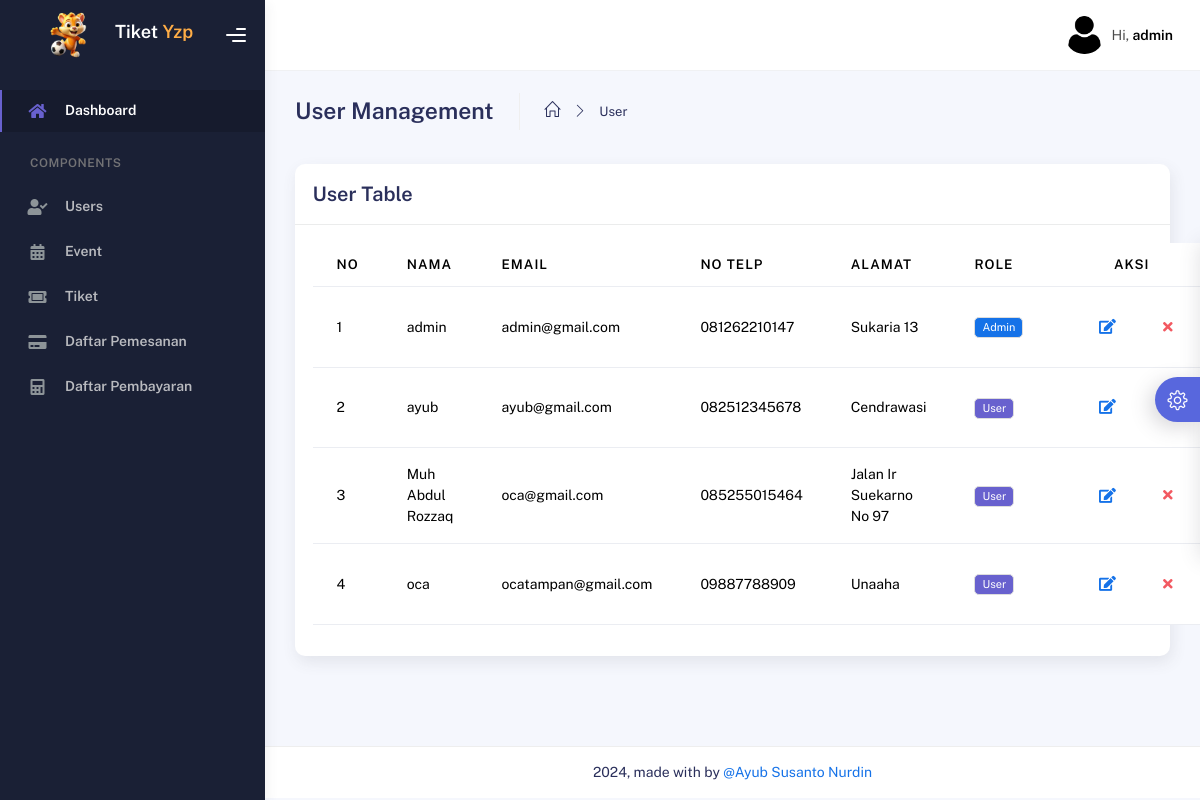
The page /admin/daftarUsers.php (signed in) on the database its author committed.
### tables this page shows
CREATE TABLE `tb_user` (
  `id_user` int NOT NULL,
  `nama` varchar(255) NOT NULL,
  `email` varchar(255) NOT NULL,
  `password` varchar(255) NOT NULL,
  `no_hp` varchar(15) NOT NULL,
  `alamat` text NOT NULL,
  `role` enum('admin','user') NOT NULL
);

### admin/daftarUsers.php (the view, shortened to what this page needs)
<?php
include '../controllers/crudUsers.php';
?>
<!DOCTYPE html>
<html lang="en">
<head>
    <link rel="stylesheet" href="assets/css/bootstrap.min.css" />
    <link rel="stylesheet" href="assets/css/plugins.min.css" />
    <link rel="stylesheet" href="assets/css/kaiadmin.min.css" />
    <link rel="stylesheet" href="assets/css/demo.css" />
</head>
<body>
    <div class="wrapper">
        <?php require 'components/sidebar.php'; ?>
        <div class="main-panel">
            <?php require 'components/header.php'; ?>
            <div class="container">
                <div class="page-inner">
                    <div class="page-header">
                        <h3 class="fw-bold mb-3">User Management</h3>
                        <ul class="breadcrumbs mb-3">
                            <li class="nav-home">
                                <a href="index.php">
                                    <i class="icon-home"></i>
                                </a>
                            </li>
                            <li class="separator">
                                <i class="icon-arrow-right"></i>
                            </li>
                            <li class="nav-item">
                                <a href="daftarUsers.php?active=daftarUsers">User</a>
                            </li>
                        </ul>
                    </div>
                    <div class="row">
                        <div class="col-md-12">
                            <div class="card">
                                <div class="card-header d-flex justify-content-between align-items-center">
                                    <div class="card-title">User Table</div>
                                </div>
                                <div class="card-body">
                                    <div class="table-resposive">
                                        <table id="basic-datatables" class="table table-hover">
                                            <thead>
                                                <tr>
                                                    <th scope="col">No</th>
                                                    <th scope="col">Nama</th>
                                                    <th scope="col">Email</th>
                                                    <th scope="col">No Telp</th>
                                                    <th scope="col">Alamat</th>
                                                    <th scope="col">Role</th>
                                                    <th scope="col" class="text-center">Aksi</th>
                                                </tr>
                                            </thead>
                                            <tbody>
                                                <?php
                                                $userSql = "SELECT * FROM tb_user";
                                                $userRes = mysqli_query($koneksi, $userSql);
                                                $userCount = 1;
                                                while ($userData = mysqli_fetch_assoc($userRes)) {
                                                    $id_user = $userData['id_user'];
                                                    $nama = $userData['nama'];
                                                    $email = $userData['email'];
                                                    $no_hp = $userData['no_hp'];
                                                    $alamat = $userData['alamat'];
                                                    $role = $userData['role'];
                                                ?>
                                                    <tr>
                                                        <td><?= $userCount++ ?></td>
                                                        <td><?= $nama ?></td>
                                                        <td><?= $email ?></td>
                                                        <td><?= $no_hp ?></td>
                                                        <td><?= $alamat ?></td>
                                                        <td>
                                                            <span class="badge <?= $role == 'admin' ? 'bg-primary' : 'bg-secondary' ?>">
                                                                <?= ucfirst($role) ?>
                                                            </span>
                                                        </td>
                                                        <td>
                                                            <div class="form-button-action d-flex justify-content-center">
                                                                <button type="button" data-bs-toggle="modal" data-bs-target="#editRowModal<?= $id_user; ?>" title="" class="btn btn-link btn-primary btn-lg" data-original-title="Edit Task">
                                                                    <i class="fa fa-edit"></i>
                                                                </button>
                                                                <button type="button" data-bs-toggle="modal" data-bs-target="#deleteRowModal<?= $id_user ?>" title="" class="btn btn-link btn-danger" data-original-title="Remove">
                                                                    <i class="fa fa-times"></i>
                                                                </button>
                                                            </div>
                                                        </td>
                                                    </tr>
                                                <?php } ?>
                                            </tbody>
                                        </table>
                                    </div>
                                </div>
                            </div>
                        </div>
                    </div>
                </div>
            </div>
            <?php require 'components/footer.php'; ?>
        </div>
        <?php require 'components/settings.php'; ?>
    </div>
</body>
</html>

### rows shown on the page
tb_user: nama "admin", email "admin@gmail.com", no_hp "081262210147", alamat "Sukaria 13", role "Admin"
tb_user: nama "ayub", email "ayub@gmail.com", no_hp "082512345678", alamat "Cendrawasi", role "User"
tb_user: nama "Muh Abdul Rozzaq", email "oca@gmail.com", no_hp "085255015464", alamat "Jalan Ir Suekarno No 97", role "User"
tb_user: nama "oca", email "ocatampan@gmail.com", no_hp "09887788909", alamat "Unaaha", role "User"

### other values the page prints
$_SESSION['nama'] "admin"
